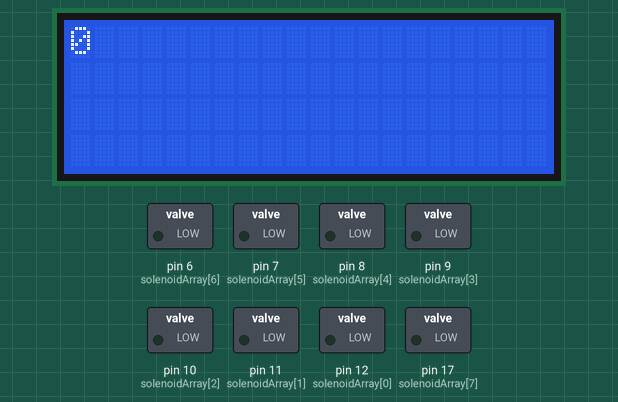
A sketch run on a simulated Arduino Uno, built with avr-gcc and run on an emulated ATmega328P. Shown: 20×4 character LCD, switched loads named in the sketch (green lamp = pin HIGH).

Above: at 0.1 s.
At 3.95 s:
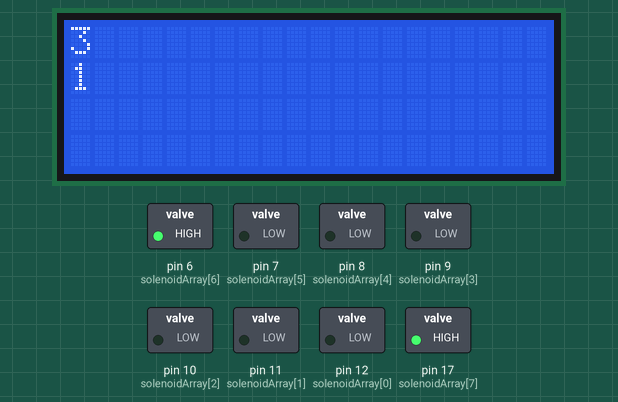
At 8.25 s:
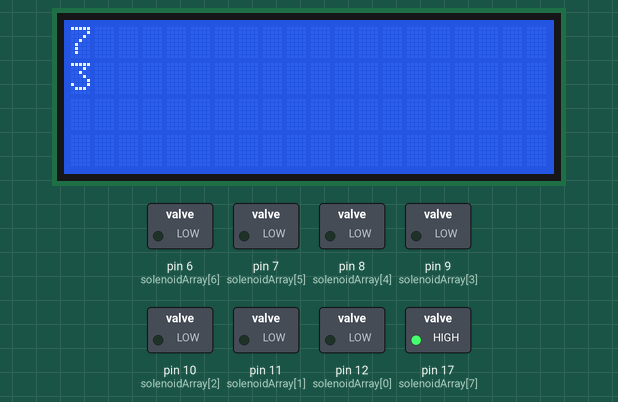
At 18.14 s:
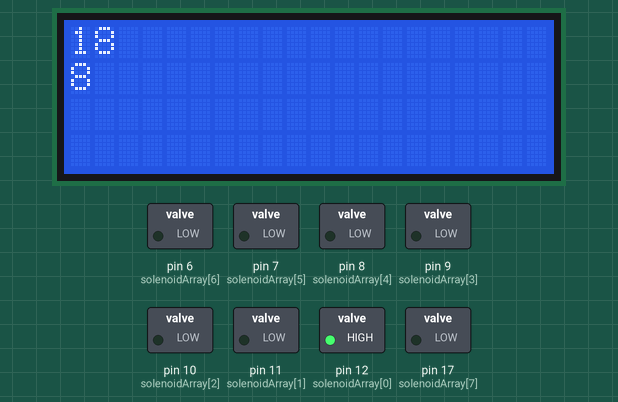
At 27.14 s:
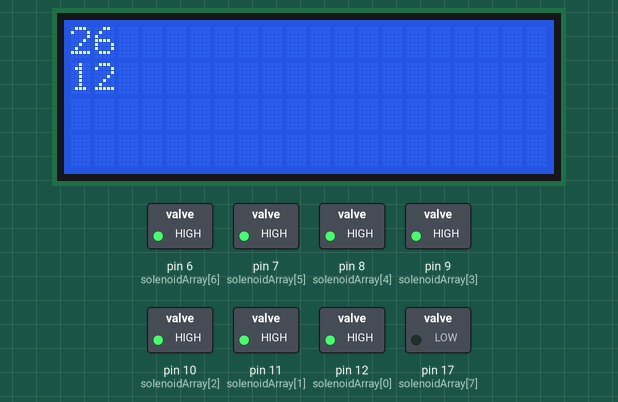
At 36.1 s:
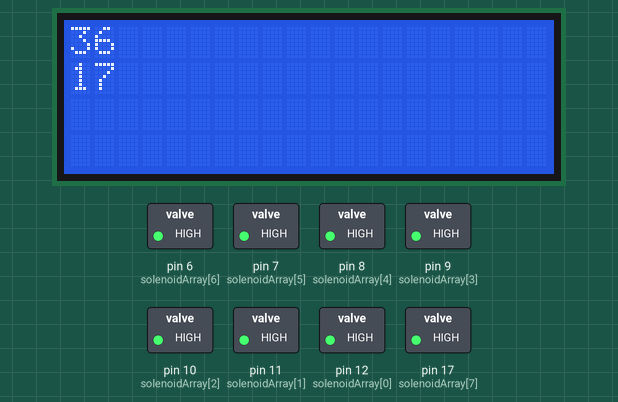
Timing chart, 0 to 40.0 s (numbered marks = the images above):
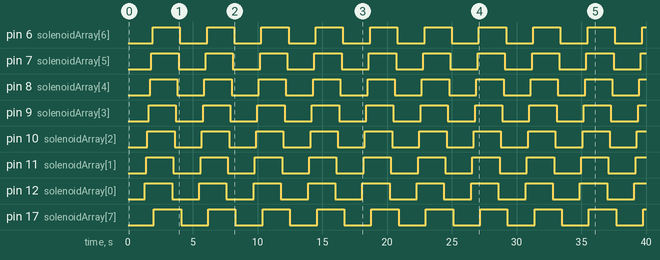

Measured:
- by itself, pin 6 (solenoidArray[6]), pin 7 (solenoidArray[5]), pin 8 (solenoidArray[4]), pin 9 (solenoidArray[3]), pin 10 (solenoidArray[2]), pin 11 (solenoidArray[1]), pin 12 (solenoidArray[0]), pin 17 (solenoidArray[7]): alternates HIGH for 2.1 s and LOW for 2.1 s
- what the display in image 1 shows lasts 1.2 s, from 3.0 s to 4.2 s
- what the display in image 2 shows lasts 1.4 s, from 7.0 s to 8.4 s
- what the display in image 4 shows lasts 1.3 s, from 26.0 s to 27.3 s

The sketch:

RelayTest.ino
```cpp
#include <LiquidCrystal.h>
#define SOLARRAYSIZE 8

const byte solenoidArray[SOLARRAYSIZE] = {12, 11, 10, 9, 8, 7, 6, 17};
/*
  12 - [AL-0] Hanger Feed
  11 - [AL-1] Hook Stopper
  10 - [AL-2] Head/Tooling
   9 - [AL-3] Strip Off
   8 - [AL-4] Crimp Stopper
   7 - [AL-5] Crimp
   6 - [AL-6] Vibrator
  17 - [AL-7] MainAir
   x - [AL-8] Motor Relay
*/

LiquidCrystal lcd(18, 19, 5, 4, 3, 2);
unsigned long previousWaitTime;
int waitTime = 1300;
boolean value = HIGH;
int count = 0;

void setup(){
    for(byte k;k< SOLARRAYSIZE;k++){
        pinMode(solenoidArray[k], OUTPUT);
    }

    lcd.begin(20,4);
    lcd.setCursor(0, 0);
}

void loop(){
    lcd.setCursor(0,0);
    lcd.print(millis()/1000);

    if(millis() - previousWaitTime >= waitTime){
        for(byte k; k < SOLARRAYSIZE; k++){
            digitalWrite(solenoidArray[k], value);
            delay(100);
        }
        value = !value;
        count++;
        previousWaitTime = millis();
        lcd.setCursor(0,1);
        lcd.print(count);
    }
}
```
